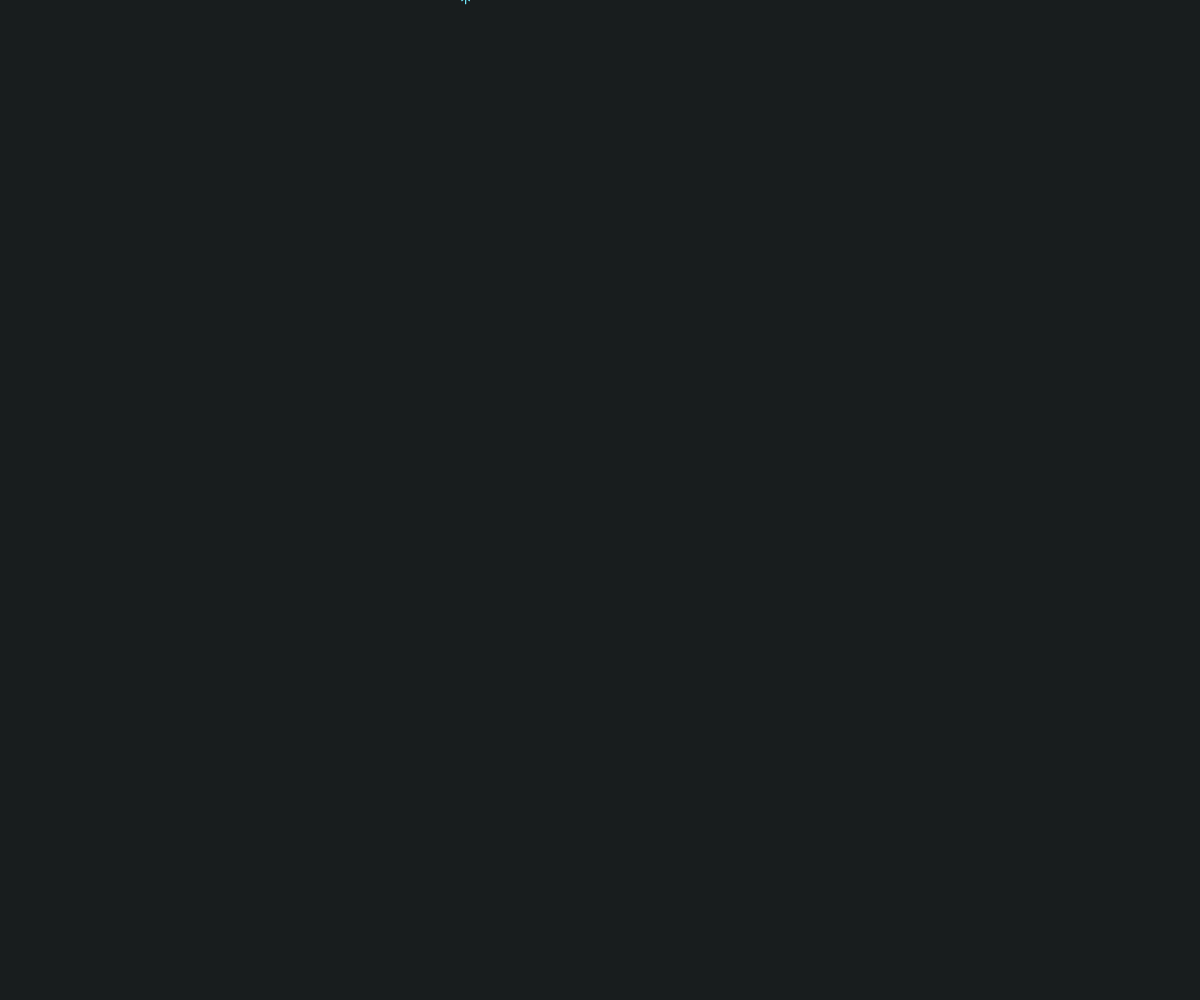
Frame 1 (no input)
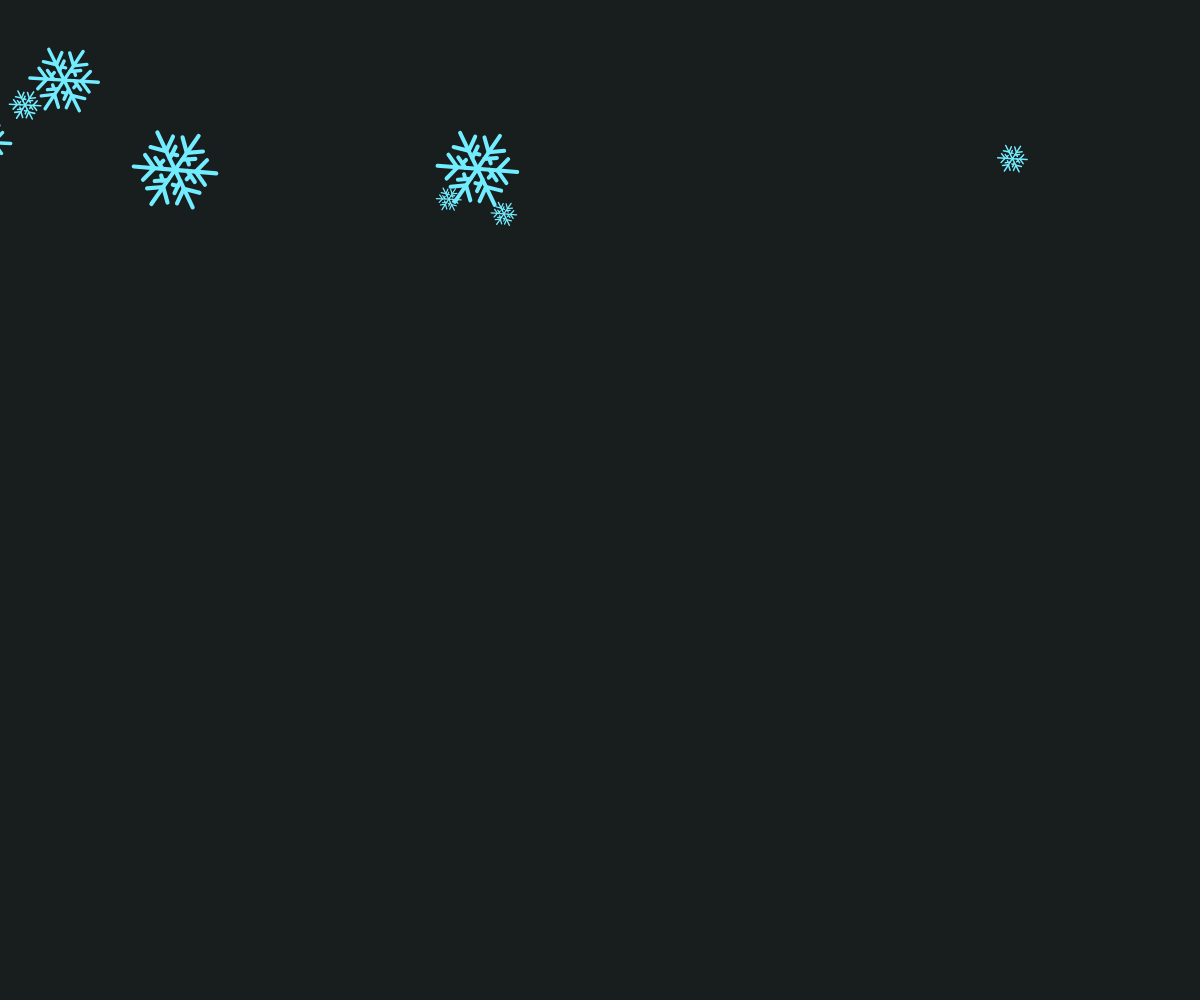
Frame 60 (no input)
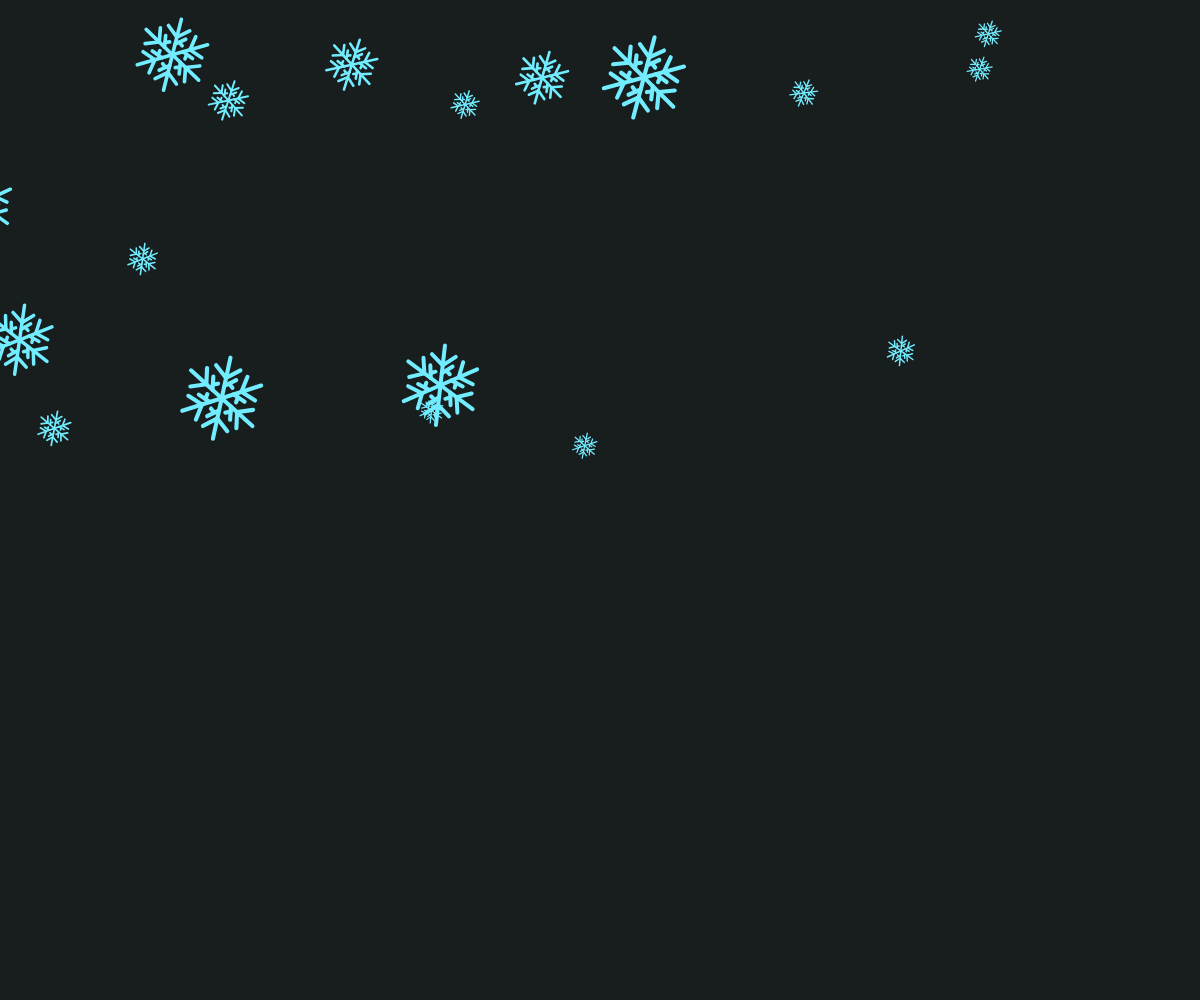
Frame 120 (the mouse pressed at the canvas centre since frame 60)

The p5.js sketch that drew these frames (run headless with seeded random() and noise() and a simulated clock; from frame 60 on, the mouse is pressed at the canvas centre):

// p5.js sketch
// ── sketch.js
let num = 20;
let mixnum;
let gravity = 0.05;
let snows = [];
let i = 0;

function setup() {
  mixnum = num;
  createCanvas(windowWidth, windowHeight);
  createObject();
  let int = self.setInterval("createObject()", 2500);
}

function createObject() {
  for (i; i < mixnum; i++) {
    snows[i] = new Snow(
      random(-windowWidth, windowWidth),  // 起始点x
      random(-60, 0),                     // 起始点y
      random(1, 5),                       // 宽度
      random(-2, 2),                       // x轴速度
      random(2, 4),                       // y轴速度
      0
    );
  }
  mixnum = mixnum + num;
}

function draw() {
  background('#181D1E');
  snows.forEach(snow => {
    snow.move();
    snow.display();
    snow.delete();
  });
}

function Snow(x, y, width, dx, dy, angle) {
  this.x = x; //落点横坐标
  this.y = y; //落点纵坐标
  this.move = function () {
    this.x += dx;
    this.y += dy;
    angle = angle + random(0, 0.02);
  };
  this.display = function () {
    snowflake(this.x, this.y, width, angle);
  };
  this.delete = function () {
    if (this.y >= windowHeight) {
      snows.splice(this, 1);
    }

  }
}

function snowflake(x, y, width, angle) {
  push();
  stroke('#72ECFF');
  strokeWeight(width);
  translate(x, y);
  rotate(angle);
  line(0, 0, 0, 10 * width);
  line(-3 * width, 7.5 * width, 0, 5 * width);
  line(3 * width, 7.5 * width, 0, 5 * width);
  line(-2.5 * width, 5 * width, 0, 3 * width);
  line(-1 * width, 3.8 * width, -2 * width, 3 * width);
  rotate(PI / 3);
  line(0, 0, 0, 10 * width);
  line(-3 * width, 7.5 * width, 0, 5 * width);
  line(3 * width, 7.5 * width, 0, 5 * width);
  line(-2.5 * width, 5 * width, 0, 3 * width);
  line(-1 * width, 3.8 * width, -2 * width, 3 * width);
  rotate(PI / 3);
  line(0, 0, 0, 10 * width);
  line(-3 * width, 7.5 * width, 0, 5 * width);
  line(3 * width, 7.5 * width, 0, 5 * width);
  line(-2.5 * width, 5 * width, 0, 3 * width);
  line(-1 * width, 3.8 * width, -2 * width, 3 * width);
  rotate(PI / 3);
  line(0, 0, 0, 10 * width);
  line(-3 * width, 7.5 * width, 0, 5 * width);
  line(3 * width, 7.5 * width, 0, 5 * width);
  line(-2.5 * width, 5 * width, 0, 3 * width);
  line(-1 * width, 3.8 * width, -2 * width, 3 * width);
  rotate(PI / 3);
  line(0, 0, 0, 10 * width);
  line(-3 * width, 7.5 * width, 0, 5 * width);
  line(3 * width, 7.5 * width, 0, 5 * width);
  line(-2.5 * width, 5 * width, 0, 3 * width);
  line(-1 * width, 3.8 * width, -2 * width, 3 * width);
  rotate(PI / 3);
  line(0, 0, 0, 10 * width);
  line(-3 * width, 7.5 * width, 0, 5 * width);
  line(3 * width, 7.5 * width, 0, 5 * width);
  line(-2.5 * width, 5 * width, 0, 3 * width);
  line(-1 * width, 3.8 * width, -2 * width, 3 * width);
  pop();
}
